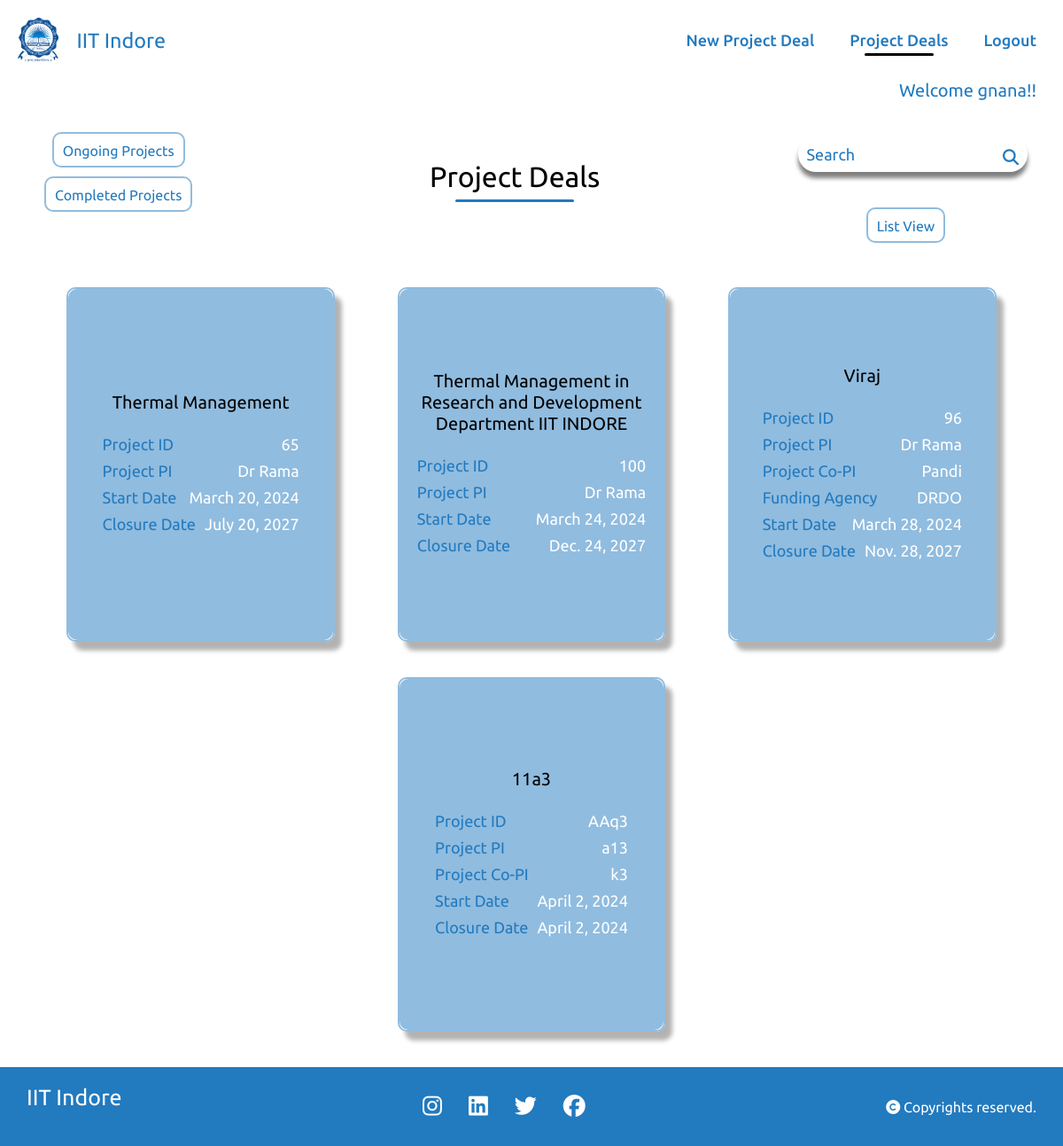
/project_search/ (signed in), run on the app's committed database.
### home/models.py (models this page shows)
class project_details(models.Model):
    Project_Fellowship_No = models.CharField(max_length=20,null=True,blank=True,default=None)
    Project_file_name = models.CharField(max_length=20,null=True,blank= True)
    PI_of_Project = models.CharField(max_length=20,blank=True,null=True)
    Sanctioned_Date = models.DateField(null=True)
    Project_Start_Date = models.DateField(null=True)
    Project_Closure_Date = models.DateField(null=True)
    Title_of_Project = models.CharField(max_length=50,blank=True,null=True)
    project_duration =models.IntegerField(null=True)
    financial_year_start_index = models.IntegerField(null=True)
    financial_year_end_index = models.IntegerField(null=True)
    start_month = models.IntegerField(null=True)
    end_month = models.IntegerField(null=True)
    funding_agency = models.CharField(max_length=100,blank=True,null=True)
    Co_PI_of_Project = models.CharField(max_length=100,blank=True,null=True)
    Country = models.CharField(max_length=100,blank=True,null=True)
    Country_Involved = models.CharField(max_length=100,blank=True,null=True)
    Department = models.CharField(max_length=100,blank=True,null=True)
    Category = models.CharField(max_length=100,blank=True,null=True)
    Details_of_Donors= models.CharField(max_length=100,blank=True,null=True)
    remark = models.TextField(null=True, blank=True)
    scheme_name = models.CharField(max_length=255, null=True, blank=True)
    scheme_code = models.CharField(max_length=50, null=True, blank=True)
    received_amount =models.CharField(max_length=50, null=True, blank=True)
    date_of_receipt_amount = models.DateField(default=timezone.now, null=True, blank=True)
    provisional_uc = models.TextField(null=True, blank=True)
    audited_uc = models.TextField(null=True, blank=True)
    link_uc = models.URLField(null=True, blank=True)
    sanction_letters_link = models.URLField(null=True, blank=True)
    total_project_cost = models.CharField(max_length=50, null=True, blank=True)
    fellowship_type = models.CharField(max_length=100, null=True, blank=True)
    TASK_CHOICES = [
        ('ongoing', 'Ongoing'),
        ('completed', 'Completed'),
    ]
    task = models.CharField(
        max_length=10,
        choices=TASK_CHOICES,
        default='ongoing',
    )

### home/views.py (the view)
# urls.py: path('project_search/', views.project_search, name='project_search'),
def project_search(request):
    query = request.GET.get("q")
    if query:
        projects = project_details.objects.filter(
            (
                Q(Project_Fellowship_No__icontains=query)
                | Q(PI_of_Project__icontains=query)
                | Q(Title_of_Project__icontains=query)
                | Q(funding_agency__icontains=query)
                | Q(Co_PI_of_Project__icontains=query)
            )
            & Q(task="ongoing")
        )
    else:
        projects = project_details.objects.filter(task="ongoing")
    context = {
        "projects": projects,
        "query": query,
    }
    return render(request, "project_list.html", context)

### templates/project_list.html (shortened to what this page needs)
{% load static %}
<!DOCTYPE html>
<html lang="en">
<head>
    <link rel="stylesheet" href="{% static 'style.css' %}">
</head>
<body>
  {% load account %}
    <div class="navbar1">
        <div class="title">
            <a href="{% url "homepage" %}" class="lo">
              <img src="{% static "IITI_Logo.png" %}" class="logo">
              <h3>IIT Indore</h3>
            </a>
        </div>
        <div class="links">
            <ul>
                <li><a href="{% url "index" %}">New Project Deal</a></li>
                <li><a href="{% url "project_list" %}" class="active">Project Deals</a></li>
                <li><a href="{% url "logout" %}">Logout</a></li>
            </ul>
        </div>
    </div>
    <h5 class="name">Welcome {% user_display user %}!!</h5>
    <div class="titles">
      <div class="dropdown">
        <div class="dropdown-menu" aria-labelledby="dropdownMenuButton">
          <a class="dropdown-item" id="ongoing" href="#" onclick="showOngoingProjects()">Ongoing Projects</a>
          <a class="dropdown-item" href="#" id="completed" onclick="showCompletedProjects()">Completed Projects</a>
        </div>
      </div>
      <div class="sub_nav">
          <div class="project_list"><h1>Project Deals</h1></div>
      </div>
      <div class="search">
        <form class="search-bar sub_nav" method="GET" action="{% url 'project_search' %}">
            <input type="text" name="q" placeholder="Search">
            <button type="submit"><i class="fa-solid fa-magnifying-glass"></i></button>
        </form>
        <a href="{% url 'project_listwise' %}">List View</a>
      </div>
    </div>
    <div class="project-container">
        {% for project in projects %}
        <div class="book">
            <div class="buttons">
                <a href="{% url 'fill' project_id=project.id %}">
                    <button class="button">Monthly Sheet</button>
                </a>
                <a href="{% url 'mastersheet' project_id=project.id %}">
                    <button class="button">Mastersheet</button>
                </a>
                <a href="{% url 'SOE_navigation' project_id=project.id %}">
                  <button class="button">SOE</button>
              </a>
              <a href="{% url 'UCR_navigation' project_id=project.id %}">
                <button class="button">UCR</button>
            </a>
              <a href="{% url 'UCNR_navigation' project_id=project.id %}">
                <button class="button">UCNR</button>
            </a>
            </div>
            <div class="cover">
                <div class="project-details">
                    <h4 style="text-align:center;">   {{ project.Title_of_Project }}  </h4>
                    <p><span>Project ID</span><span> {{ project.Project_Fellowship_No }}</span></p>
                    <p><span>Project PI</span><span> {{ project.PI_of_Project }}</span></p>
                    {% if project.Co_PI_of_Project %}<p><span>Project Co-PI</span><span>{{ project.Co_PI_of_Project }}</span></p>{% endif %}
                    {% if project.funding_agency %}<p><span>Funding Agency</span><span>{{ project.funding_agency }}</span></p>{% endif %}
                    <p><span>Start Date</span><span>{{ project.Project_Start_Date }}</span></p>
                    <p><span>Closure Date</span><span>{{ project.Project_Closure_Date }}</span></p>
                </div>
            </div>
           </div>
        {% endfor %}
    </div>
    <footer>
        <div class="footer">
          <div class="info">
            <h4>IIT Indore</h4>
          </div>
          <div class="social">
            <ul>
              <li><a href="#"><i class="fa-brands fa-instagram"></i></a></li>
              <li><a href="#"><i class="fa-brands fa-linkedin"></i></a></li>
              <li><a href="#"><i class="fa-brands fa-twitter"></i></a></li>
              <li><a href="#"><i class="fa-brands fa-facebook"></i></a></li>
            </ul>
          </div>
          <div class="rights">
            <p><i class="fa-solid fa-copyright"></i> Copyrights reserved.</p>
          </div>
        </div>
      </footer>
</body>
</html>

### static/style.css (style rules this page uses)
* { margin: 0; padding: 0; box-sizing: border-box; font-family: 'Ubuntu', cursive; font-weight: 400; }
:root { --primary-color:#000; --secondary-color: rgb(34,122,191); }
.navbar1 { width: 100%; padding: 20px 10px; position: sticky; top: 0px; display: flex; justify-content: space-between; align-items: center; background: transparent; }
.navbar1 .title { display: flex; margin:0px 10px; font-size: 20px; color: var(--secondary-color); font-weight: 400; align-items: center; justify-content: center; cursor: pointer; }
.navbar1 h3 { color: var(--secondary-color); }
.navbar1 .title img { height: 50px; margin-right: 20px; cursor: pointer; }
.navbar1 .links ul { display: flex; align-items: center; justify-content: center; flex: 1; flex-wrap: wrap; }
.navbar1 .links ul li { list-style: none; }
.navbar1 .links ul li a { margin: auto 20px; text-decoration: none; font-size: 18px; position: relative; font-weight: 500; color: var(--secondary-color); }
.lo { display: flex; align-items: center; justify-content: center; color: #fff; text-decoration: none; }
.active::after { content: ''; position: absolute; width: 70%; left: 15%; bottom: -8px; height: 3px; background-color: var(--primary-color); border-radius: 10px; }
footer .footer { display: flex; justify-content: space-between; align-items: center; flex-wrap: wrap; padding: 20px 30px; background-color: var(--secondary-color); color: #fff; }
.info h4 { text-align: center; color: #fff; margin-bottom: 20px; font-size: 25px; }
.social ul { display: flex; align-items: center; }
.social ul li { list-style-type: none; }
.social ul li a { color: #fff; font-size: 25px; margin: 0px 15px; }

### data on the page
project_details: Title_of_Project "Thermal Management", Project_Fellowship_No "65", PI_of_Project "Dr Rama", Project_Start_Date "March 20, 2024", Project_Closure_Date "July 20, 2027"
project_details: Title_of_Project "Thermal Management in Research and Development Department IIT INDORE", Project_Fellowship_No "100", PI_of_Project "Dr Rama", Project_Start_Date "March 24, 2024", Project_Closure_Date "Dec. 24, 2027"
project_details: Title_of_Project "Viraj", Project_Fellowship_No "96", PI_of_Project "Dr Rama", Co_PI_of_Project "Pandi", funding_agency "DRDO", Project_Start_Date "March 28, 2024", Project_Closure_Date "Nov. 28, 2027"
project_details: Title_of_Project "11a3", Project_Fellowship_No "AAq3", PI_of_Project "a13", Co_PI_of_Project "k3", Project_Start_Date "April 2, 2024", Project_Closure_Date "April 2, 2024"
